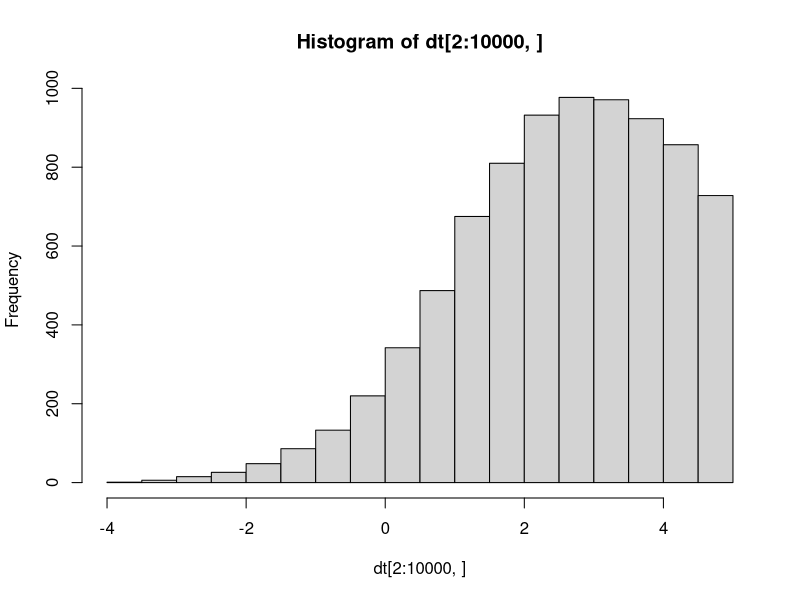
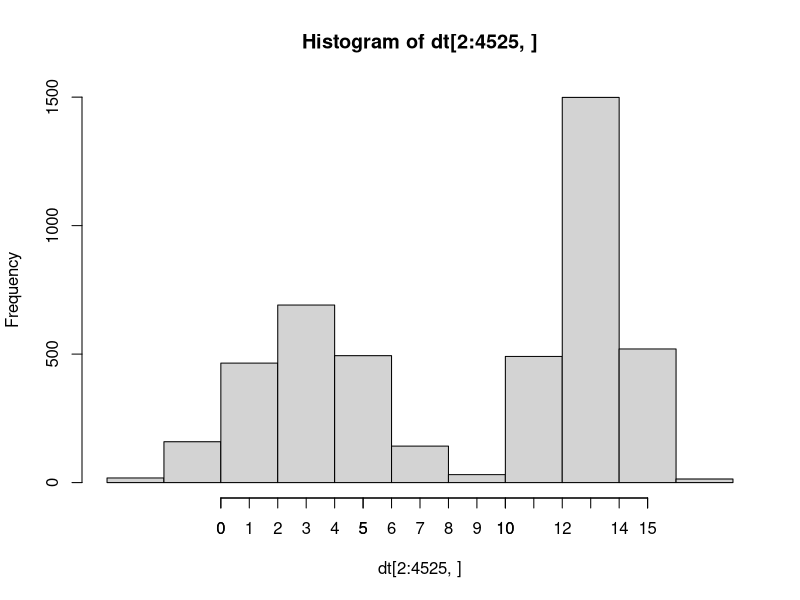

Source code (R) for these figures, in order:
## ---- chunk 1
knitr::opts_chunk$set(echo = TRUE)
## ---- chunk 2
dt<-read.csv("cenzura.csv")
dt<-na.omit(dt)
hist(dt[2:10000,])
dt1<-dt<3
var(dt[dt1==TRUE])
## ---- chunk 3
dt<-read.csv("misisnys.csv")
nrow(dt)
hist(dt[2:4525,])
axis(side=1, at=seq(0,15, 1))
## ---- chunk 4
ind1<-dt<9
var(dt[ind1==TRUE])
ind2<-dt>9
var(dt[ind2==TRUE])
